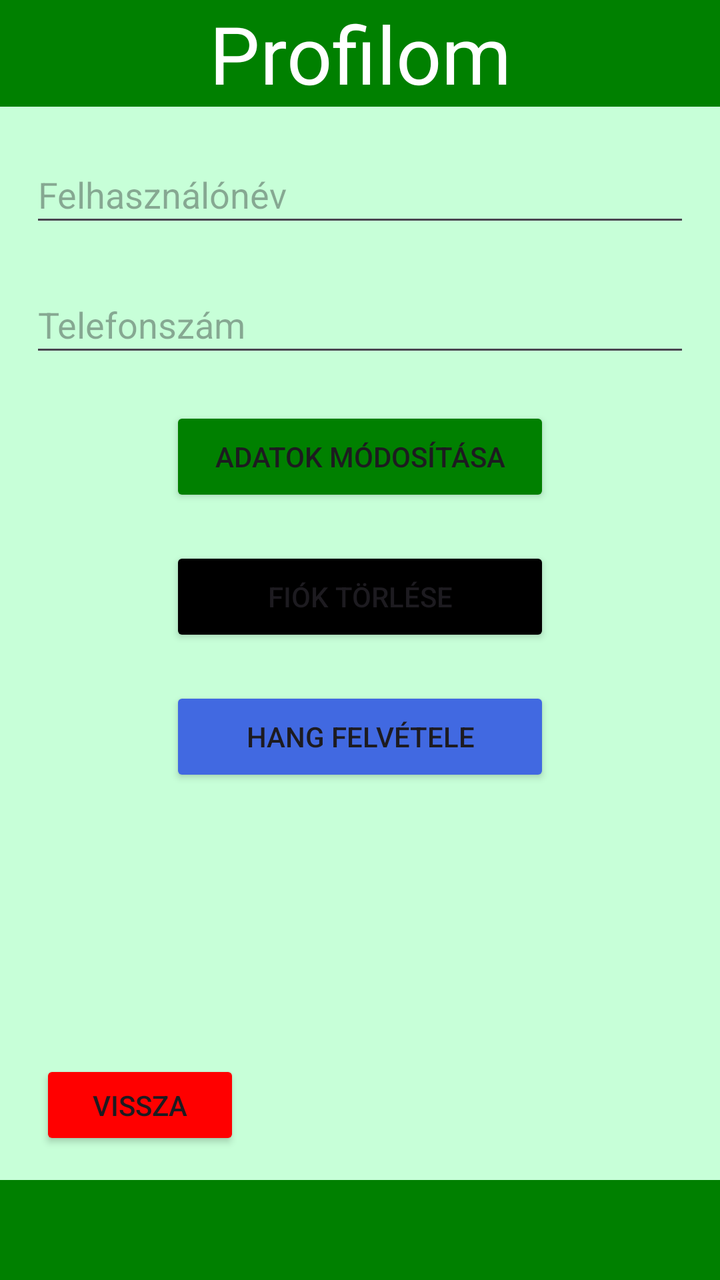
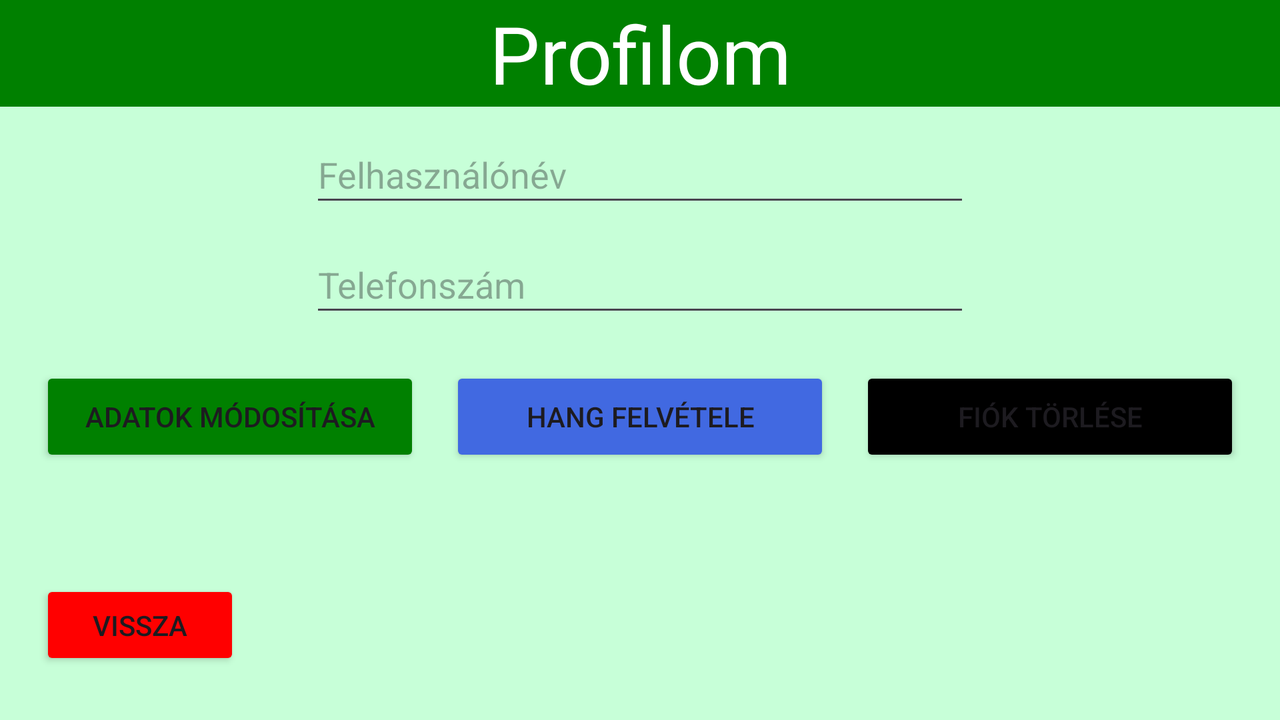

First picture: res/layout/ on a phone held upright. Second picture: the repository's own variant of that layout, on a device whose configuration matches the variant's folder. Source for both follows.
<!-- AndroidManifest.xml: application theme Theme.Billiard_idopontfoglalo_app -->
<!-- res/layout/activity_profile.xml -->
<?xml version="1.0" encoding="utf-8"?>
<androidx.constraintlayout.widget.ConstraintLayout xmlns:android="http://schemas.android.com/apk/res/android"
    xmlns:app="http://schemas.android.com/apk/res-auto"
    xmlns:tools="http://schemas.android.com/tools"
    android:id="@+id/main"
    android:layout_width="match_parent"
    android:layout_height="match_parent"
    android:background="@color/light_green"
    tools:context=".ProfileActivity">

    <TextView
        android:id="@+id/ProfileTextView"
        android:layout_width="match_parent"
        android:layout_height="wrap_content"
        android:text="@string/profile_text"
        android:background="@color/dark_green"
        android:textColor="@color/white"
        android:textSize="40sp"
        android:textAlignment="center"
        app:layout_constraintTop_toTopOf="parent"
        app:layout_constraintStart_toStartOf="parent"
        app:layout_constraintEnd_toEndOf="parent"/>

    <EditText
        android:id="@+id/UserNameEditText"
        android:layout_width="@dimen/long_edittext_width"
        android:layout_height="@dimen/edittext_height"
        android:layout_marginTop="@dimen/login_edittext_distance"
        android:hint="@string/username"
        android:inputType="textPersonName"
        app:layout_constraintTop_toBottomOf="@+id/ProfileTextView"
        app:layout_constraintStart_toStartOf="parent"
        app:layout_constraintEnd_toEndOf="parent"
        app:layout_constraintVertical_bias="0.3"
        />

    <EditText
        android:id="@+id/PhoneNumberEditText"
        android:layout_width="@dimen/long_edittext_width"
        android:layout_height="@dimen/edittext_height"
        android:layout_marginTop="@dimen/login_edittext_distance"
        android:hint="@string/phone_number"
        android:inputType="phone"
        app:layout_constraintTop_toBottomOf="@+id/UserNameEditText"
        app:layout_constraintStart_toStartOf="parent"
        app:layout_constraintEnd_toEndOf="parent"
        app:layout_constraintVertical_bias="0.4"
        />

    <Button
        android:id="@+id/modifyButton"
        android:layout_width="@dimen/button_width"
        android:layout_height="50dp"
        android:layout_marginTop="@dimen/login_edittext_distance"
        android:onClick="Modify"
        android:text="@string/modify_profile"
        android:backgroundTint="@color/dark_green"
        app:layout_constraintTop_toBottomOf="@+id/PhoneNumberEditText"
        app:layout_constraintStart_toStartOf="parent"
        app:layout_constraintEnd_toEndOf="parent"
        app:layout_constraintVertical_bias="0.5"
        />

    <Button
        android:id="@+id/deleteButton"
        android:layout_width="@dimen/button_width"
        android:layout_height="50dp"
        android:layout_marginTop="@dimen/login_edittext_distance"
        android:backgroundTint="@color/black"
        android:onClick="DeleteProfile"
        android:text="@string/delete_profile"
        app:layout_constraintTop_toBottomOf="@+id/modifyButton"
        app:layout_constraintStart_toStartOf="parent"
        app:layout_constraintEnd_toEndOf="parent"
        app:layout_constraintVertical_bias="0.6"
        />

    <Button
        android:id="@+id/voiceButton"
        android:layout_width="@dimen/button_width"
        android:layout_height="50dp"
        android:layout_marginTop="@dimen/login_edittext_distance"
        android:backgroundTint="@color/blue"
        android:onClick="hangfelismer"
        android:text="@string/voice"
        app:layout_constraintTop_toBottomOf="@+id/deleteButton"
        app:layout_constraintStart_toStartOf="parent"
        app:layout_constraintEnd_toEndOf="parent"
        app:layout_constraintVertical_bias="0.6"
        />

    <Button
        android:id="@+id/cancelButton"
        android:layout_width="100dp"
        android:layout_height="45dp"
        android:backgroundTint="@color/red"
        android:onClick="cancel"
        android:text="@string/cancel"
        app:layout_constraintBottom_toBottomOf="parent"
        app:layout_constraintStart_toStartOf="parent"
        android:layout_marginBottom="65dp"
        android:layout_marginStart="20dp" />

    <FrameLayout
        android:id="@+id/BottomLine"
        android:layout_width="0dp"
        android:layout_height="50dp"
        android:background="@color/dark_green"
        app:layout_constraintBottom_toBottomOf="parent"
        app:layout_constraintEnd_toEndOf="parent"
        app:layout_constraintHorizontal_bias="0.0"
        app:layout_constraintStart_toStartOf="parent"
        app:layout_constraintTop_toTopOf="parent"
        app:layout_constraintVertical_bias="1.0">
    </FrameLayout>

</androidx.constraintlayout.widget.ConstraintLayout>
<!-- resources referenced by this layout -->
<resources>
  <color name="black">#FF000000</color>
  <color name="blue">#4169E1</color>
  <color name="dark_green">#008000</color>
  <color name="light_green">#c7ffd8</color>
  <color name="red">#ff0000</color>
  <color name="white">#FFFFFFFF</color>
  <dimen name="button_width">190dp</dimen>
  <dimen name="edittext_height">45dp</dimen>
  <dimen name="login_edittext_distance">20dp</dimen>
  <dimen name="long_edittext_width">330dp</dimen>
  <string name="cancel">Vissza</string>
  <string name="delete_profile">Fiók törlése</string>
  <string name="modify_profile">Adatok módosítása</string>
  <string name="phone_number">Telefonszám</string>
  <string name="profile_text">Profilom</string>
  <string name="username">Felhasználónév</string>
  <string name="voice">Hang felvétele</string>
  <style name="Theme.Billiard_idopontfoglalo_app" parent="Base.Theme.Billiard_idopontfoglalo_app" />
  <style name="Base.Theme.Billiard_idopontfoglalo_app" parent="Theme.Material3.DayNight.NoActionBar">
          
          
      </style>
</resources>
<!-- res/layout-land/activity_profile.xml (the author's variant of the layout above) -->
<!-- drawn on the phone turned sideways -->
<?xml version="1.0" encoding="utf-8"?>
<androidx.constraintlayout.widget.ConstraintLayout xmlns:android="http://schemas.android.com/apk/res/android"
    xmlns:app="http://schemas.android.com/apk/res-auto"
    xmlns:tools="http://schemas.android.com/tools"
    android:id="@+id/main"
    android:layout_width="match_parent"
    android:layout_height="match_parent"
    android:background="@color/light_green"
    tools:context=".ProfileActivity">

    <TextView
        android:id="@+id/ProfileTextView"
        android:layout_width="match_parent"
        android:layout_height="wrap_content"
        android:text="@string/profile_text"
        android:background="@color/dark_green"
        android:textColor="@color/white"
        android:textSize="40sp"
        android:textAlignment="center"
        app:layout_constraintTop_toTopOf="parent"
        app:layout_constraintStart_toStartOf="parent"
        app:layout_constraintEnd_toEndOf="parent"/>
    <EditText
        android:id="@+id/UserNameEditText"
        android:layout_width="@dimen/long_edittext_width"
        android:layout_height="@dimen/edittext_height"
        android:layout_marginTop="10dp"
        android:hint="@string/username"
        android:inputType="textPersonName"
        app:layout_constraintTop_toBottomOf="@+id/ProfileTextView"
        app:layout_constraintStart_toStartOf="parent"
        app:layout_constraintEnd_toEndOf="parent"
        app:layout_constraintVertical_bias="0.3"
        />

    <EditText
        android:id="@+id/PhoneNumberEditText"
        android:layout_width="@dimen/long_edittext_width"
        android:layout_height="@dimen/edittext_height"
        android:layout_marginTop="10dp"
        android:hint="@string/phone_number"
        android:inputType="phone"
        app:layout_constraintTop_toBottomOf="@+id/UserNameEditText"
        app:layout_constraintStart_toStartOf="parent"
        app:layout_constraintEnd_toEndOf="parent"
        app:layout_constraintVertical_bias="0.4"
        />

    <LinearLayout
        android:layout_width="match_parent"
        android:layout_height="wrap_content"
        android:layout_marginTop="20dp"
        android:orientation="horizontal"
        android:gravity="center"
        app:layout_constraintTop_toBottomOf="@+id/PhoneNumberEditText"
        app:layout_constraintEnd_toEndOf="parent"
        app:layout_constraintStart_toStartOf="parent">

        <Button
            android:id="@+id/modifyButton"
            android:layout_width="@dimen/button_width"
            android:layout_height="50dp"
            android:backgroundTint="@color/dark_green"
            android:onClick="Modify"
            android:text="@string/modify_profile"
            />

        <Space
            android:layout_width="15dp"
            android:layout_height="wrap_content"/>

        <Button
            android:id="@+id/voiceButton"
            android:layout_width="@dimen/button_width"
            android:layout_height="50dp"
            android:backgroundTint="@color/blue"
            android:onClick="hangfelismer"
            android:text="@string/voice"
            />

        <Space
            android:layout_width="15dp"
            android:layout_height="wrap_content"/>

        <Button
            android:id="@+id/deleteButton"
            android:layout_width="@dimen/button_width"
            android:layout_height="50dp"
            android:text="@string/delete_profile"
            android:backgroundTint="@color/black"
            android:onClick="DeleteProfile"
            />
    </LinearLayout>

    <Button
        android:id="@+id/cancelButton"
        android:layout_width="100dp"
        android:layout_height="45dp"
        android:backgroundTint="@color/red"
        android:onClick="cancel"
        android:text="@string/cancel"
        app:layout_constraintBottom_toBottomOf="parent"
        app:layout_constraintStart_toStartOf="parent"
        android:layout_marginBottom="25dp"
        android:layout_marginStart="20dp" />


</androidx.constraintlayout.widget.ConstraintLayout>
<!-- resources referenced by the variant -->
<!-- as the phone turned sideways resolves them -->
<resources>
  <color name="black">#FF000000</color>
  <color name="blue">#4169E1</color>
  <color name="dark_green">#008000</color>
  <color name="light_green">#c7ffd8</color>
  <color name="red">#ff0000</color>
  <color name="white">#FFFFFFFF</color>
  <dimen name="button_width">190dp</dimen>
  <dimen name="edittext_height">45dp</dimen>
  <dimen name="long_edittext_width">330dp</dimen>
  <string name="cancel">Vissza</string>
  <string name="delete_profile">Fiók törlése</string>
  <string name="modify_profile">Adatok módosítása</string>
  <string name="phone_number">Telefonszám</string>
  <string name="profile_text">Profilom</string>
  <string name="username">Felhasználónév</string>
  <string name="voice">Hang felvétele</string>
  <style name="Theme.Billiard_idopontfoglalo_app" parent="Base.Theme.Billiard_idopontfoglalo_app" />
  <style name="Base.Theme.Billiard_idopontfoglalo_app" parent="Theme.Material3.DayNight.NoActionBar">
          
          
      </style>
</resources>
